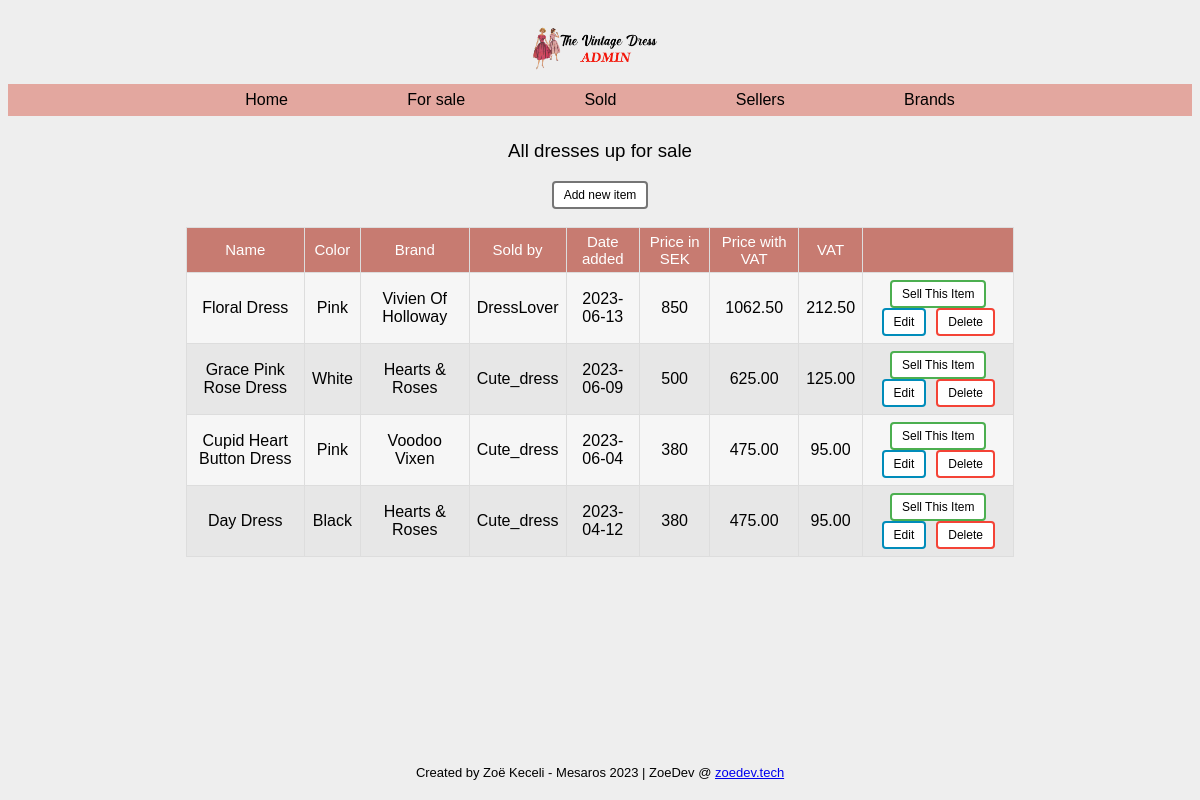
The page /items.php on the database its author committed.
### tables this page shows
CREATE TABLE `items` (
  `id` int(11) NOT NULL,
  `title` varchar(50) NOT NULL,
  `color` varchar(11) NOT NULL,
  `brandID` int(11) NOT NULL,
  `sellerID` int(11) NOT NULL,
  `price` int(11) NOT NULL,
  `date_added` date DEFAULT NULL,
  `date_sold` date DEFAULT NULL
);

CREATE TABLE `brands` (
  `id` int(11) NOT NULL,
  `name` varchar(32) NOT NULL
);

CREATE TABLE `sellers` (
  `id` int(11) NOT NULL,
  `username` varchar(32) NOT NULL,
  `first_name` varchar(32) NOT NULL,
  `last_name` varchar(32) NOT NULL,
  `email` varchar(32) NOT NULL
);

### items.php (called while the page is built)
<?php
require 'classes/view/item-view.php';
require 'classes/model/item-model.php';
$pdo = require 'partials/connect.php';
$itemModel = new ItemModel($pdo);
$itemView = new ItemView();
include 'partials/header.php';
include 'partials/nav.php';
$itemView->renderAllItemsWithSellersAndBrandsAsList($itemModel->getAllItemsWithSellersAndBrandsAndTax());
include 'partials/footer.php';

### classes/model/db.php (called while the page is built, shortened)
<?php
class DB
{
    public function __construct(PDO $pdo)
    {
        $this->pdo = $pdo;
    }
}

### classes/model/item-model.php (called while the page is built, shortened)
<?php
require_once 'db.php';
class ItemModel extends DB
{
    public function getAllItemsWithSellersAndBrandsAndTax()
    {
        $sql = "SELECT items.id, items.title, items.color, items.date_added, items.price, sellers.username, brands.name, SUM(items.price *  1.25) AS TotalWithTax, SUM((items.price * 1.25) - (items.price)) AS TotTax from items JOIN sellers ON sellers.id = items.sellerID JOIN brands ON brands.id = items.brandID WHERE date_sold IS NULL GROUP BY items.id";
        $statement = $this->pdo->prepare($sql);
        $statement->execute();
        return $statement->fetchAll(PDO::FETCH_ASSOC);
    }
}

### classes/view/item-view.php (the view, shortened to what this page needs)
<?php
class ItemView
{
    public function renderAllItemsWithSellersAndBrandsAsList(array $items): void
    {
        echo "<h3 class='pageTitle'>All dresses up for sale</h3>";
        echo "<button class='addButton'><a href='item-new.php'>Add new item</a></button>";
        echo "<br><br>";
        echo "<table class='center'>";
        echo "<th>Name</th>";
        echo "<th>Color</th>";
        echo "<th>Brand</th>";
        echo "<th>Sold by</th>";
        echo "<th>Date added</th>";
        echo "<th>Price in SEK</th>";
        echo "<th>Price with VAT</th>";
        echo "<th>VAT</th>";
        echo "<th></th>";
        foreach ($items as $item) {
            echo "<tr>";
            echo "<td class='centerData'>{$item['title']}</td>";
            echo "<td>{$item['color']}</td>";
            echo "<td>{$item['name']}</td>";
            echo "<td>{$item['username']}</td>";
            echo "<td>{$item['date_added']}</td>";
            echo "<td>{$item['price']}</td>";
            echo "<td>{$item['TotalWithTax']}</td>";
            echo "<td>{$item['TotTax']}</td>";
            echo "<td class='centerData'><button class='btnGreen'><a href='item-sell.php?id={$item['id']}'>Sell This Item</a></button>";
            echo "<button class='btnEdit'><a href='item-edit.php?id={$item['id']}'>Edit</a></button>";
            echo "<button class='btnDel'><a href='item-delete.php?id={$item['id']}'>Delete</a></button></td>";
            echo "</tr>";
        }
        echo "</table>";
    }
}
?>

### style/style.css (style rules this page uses)
body { text-align: center; background: #eee url("https://i.imgur.com/eeQeRmk.png"); background-size: 1.2%; background-repeat: repeat; }
.pageTitle { font-family: "Gill Sans", "Gill Sans MT", Calibri, "Trebuchet MS", sans-serif; font-weight: lighter; }
.brandsTable tr, td { text-align: center; }
.center { margin-left: auto; margin-right: auto; background-color: rgb(231, 231, 231); font-family: Arial, Helvetica, sans-serif; border-collapse: collapse; width: 70%; }
.center td, .center th { border: 1px solid #ddd; padding: 7px; }
.center tr:nth-child(even) { background-color: #f8f8f8e9; }
.center tr, td { text-align: center; }
.center th { padding-top: 5px; padding-bottom: 5px; text-align: center; font-size: 15px; font-weight: normal; font-family: Arial, Helvetica, sans-serif; background-color: #c77b71ff; color: rgb(255, 255, 255); }
.btnDel { margin-left: 5px; margin-right: 5px; background-color: #f44336; border: none; border-radius: 4px; color: white; padding: 5px 10px; text-align: center; text-decoration: none; display: inline-block; font-size: 12px; transition-duration: 0.4s; cursor: pointer; }
.btnDel { background-color: white; color: black; border: 2px solid #f44336; }
.btnDel a { all: unset; }
.btnEdit { margin-left: 5px; margin-right: 5px; background-color: #008cba; border: none; border-radius: 4px; color: white; padding: 5px 10px; text-align: center; text-decoration: none; display: inline-block; font-size: 12px; transition-duration: 0.4s; cursor: pointer; }
.btnEdit { background-color: white; color: black; border: 2px solid #008cba; }
.btnEdit a { all: unset; }
.btnGreen { margin-left: 5px; margin-right: 5px; background-color: #4caf50; border: none; border-radius: 4px; color: white; padding: 5px 10px; text-align: center; text-decoration: none; display: inline-block; font-size: 12px; transition-duration: 0.4s; cursor: pointer; }
.btnGreen { background-color: white; color: black; border: 2px solid #4caf50; }
.btnGreen a { all: unset; }
.addButton a { all: unset; }
.addButton { margin-left: 5px; margin-right: 5px; background-color: #ffffff; border: none; border-radius: 4px; color: white; padding: 5px 10px; text-align: center; text-decoration: none; display: inline-block; font-size: 12px; transition-duration: 0.4s; cursor: pointer; }
.addButton { background-color: white; color: black; border: 2px solid #757575; }

### rows shown on the page
items: title "Floral Dress", color "Pink", brandID.name "Vivien Of Holloway", sellerID.username "DressLover", date_added "2023-06-13", price "850", TotalWithTax "1062.50", TotTax "212.50"
items: title "Grace Pink Rose Dress", color "White", brandID.name "Hearts & Roses", sellerID.username "Cute_dress", date_added "2023-06-09", price "500", TotalWithTax "625.00", TotTax "125.00"
items: title "Cupid Heart Button Dress", color "Pink", brandID.name "Voodoo Vixen", sellerID.username "Cute_dress", date_added "2023-06-04", price "380", TotalWithTax "475.00", TotTax "95.00"
items: title "Day Dress", color "Black", brandID.name "Hearts & Roses", sellerID.username "Cute_dress", date_added "2023-04-12", price "380", TotalWithTax "475.00", TotTax "95.00"
